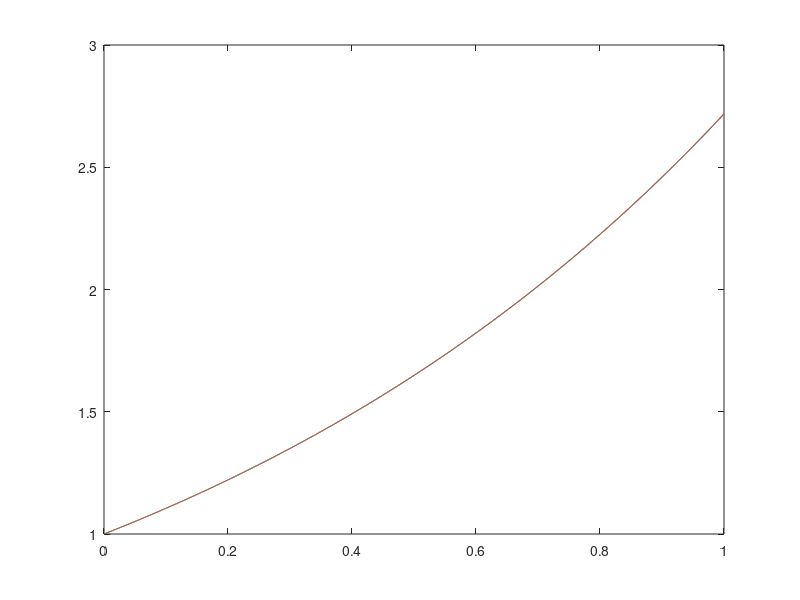

The MATLAB script that drew this image:
   for nn = 1:5
       n = nn*10 +1;
       for mm =1:nn
           m = mm*4+1;
    imeth=0;  % 0 gives normal equations
    %n= 7;
    x = linspace(0,1,n);
    nxx =1001;
    xx = linspace(0,1,nxx);
    vv=zeros(nxx,1);
    error = zeros(nxx,1);
    vyy=exp(xx);
    y = exp(x)';
   % m= 3;
   % m=11;
    A = zeros(n,m);
     for jj = 1:n
        for ii = 1:m
            A(jj,ii) = x(jj)^(ii-1);          
        end
     end
     if(imeth == 0)
        A;
        C = A';
        yy= C*y;
        B = C*A;
        v= B\yy;
        %B
        CO =cond(B);
        fprintf(' n= %i m = %i cond = %7.2e \n',n,m,CO)
     else
         [Q,R]=qr(A);
         yy = Q'*y;
         v = R\yy;
     end    
    elsqsum=0.0;
    for ii = 1:nxx
        for jj=1:m
            vv(ii) = vv(ii)+v(jj)*xx(ii)^(jj-1);
        end
        error(ii) = vv(ii)-vyy(ii);
        elsqsum = elsqsum+error(ii)*error(ii);
    end
    elsqsum = sqrt(elsqsum);
   plot(xx,vyy,xx,vv)
    fprintf('imeth= %i n=%i m=%i sqrt(errlsq) = %e \n',imeth,n,m,elsqsum)      
       end
   end

